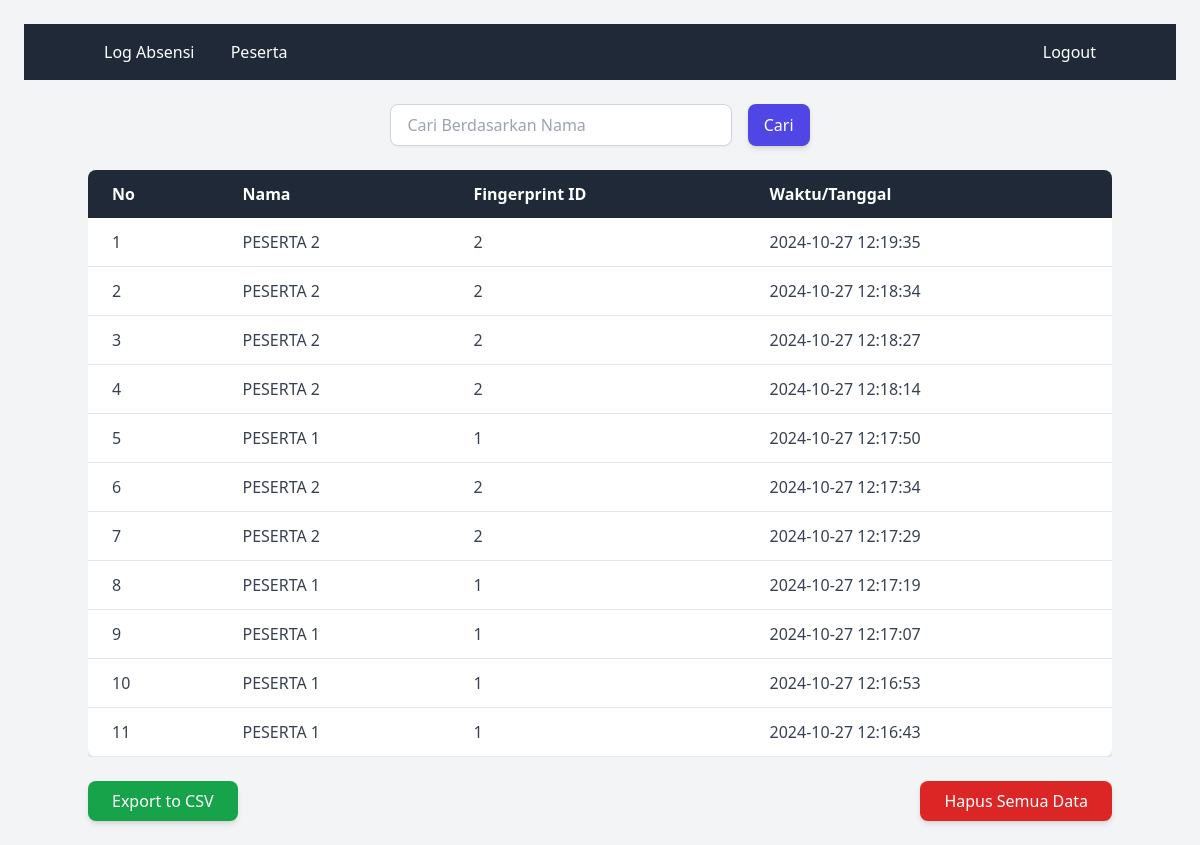
/log_absensi.php (signed in), run on the app's committed database.
### tables this page shows
CREATE TABLE `log_absensi` (
  `id` int NOT NULL,
  `fingerprint_id` int NOT NULL,
  `waktu` timestamp NOT NULL DEFAULT CURRENT_TIMESTAMP
);

CREATE TABLE `peserta` (
  `id` int NOT NULL,
  `nama` varchar(255) NOT NULL,
  `fingerprint_id` int NOT NULL
);

### log_absensi.php (the view, shortened to what this page needs)
<?php
include 'koneksi.php';
$search = '';
$query = "SELECT peserta.nama, log_absensi.fingerprint_id, log_absensi.waktu
          FROM log_absensi
          JOIN peserta ON log_absensi.fingerprint_id = peserta.fingerprint_id
          WHERE peserta.nama LIKE ?
          ORDER BY log_absensi.waktu DESC";
$stmt = $conn->prepare($query);
$search_param = "%" . $search . "%";
$stmt->bind_param("s", $search_param);
$stmt->execute();
$result = $stmt->get_result();
?>
<!DOCTYPE html>
<html lang="en">
<head>
    <script src="https://cdn.tailwindcss.com"></script>
</head>
<body class="bg-gray-100 p-6">
<nav class="bg-gray-800 p-4">
    <div class="container mx-auto flex justify-between items-center">
        <div>
            <a href="log_absensi.php" class="text-white px-4 py-2 hover:bg-gray-700 rounded">Log Absensi</a>
            <a href="peserta.php" class="text-white px-4 py-2 hover:bg-gray-700 rounded">Peserta</a>
        </div>
        <div>
            <a href="logout.php" class="text-white px-4 py-2 hover:bg-red-700 rounded">Logout</a>
        </div>
    </div>
</nav>
    <div class="container mx-auto">
        <br>
        <form method="get" action="log_absensi.php" class="mb-6">
            <div class="flex justify-center">
                <input type="text" name="search" id="search" placeholder="Cari Berdasarkan Nama"
                       value="<?php echo htmlspecialchars($search); ?>"
                       class="w-1/3 px-4 py-2 border border-gray-300 rounded-lg shadow-sm focus:outline-none focus:ring-2 focus:ring-indigo-500">
                <button type="submit"
                        class="ml-4 px-4 py-2 bg-indigo-600 text-white rounded-lg shadow-md hover:bg-indigo-700 focus:outline-none focus:ring-2 focus:ring-indigo-500">
                    Cari
                </button>
            </div>
        </form>
        <div class="overflow-x-auto">
            <table class="min-w-full bg-white shadow-md rounded-lg overflow-hidden">
                <thead class="bg-gray-800 text-white">
                    <tr>
                        <th class="py-3 px-6 text-left">No</th>
                        <th class="py-3 px-6 text-left">Nama</th>
                        <th class="py-3 px-6 text-left">Fingerprint ID</th>
                        <th class="py-3 px-6 text-left">Waktu/Tanggal</th>
                    </tr>
                </thead>
                <tbody class="text-gray-700">
                    <?php
$no = 1;
if ($result->num_rows > 0) {
    while ($row = $result->fetch_assoc()) {
        $original_time = $row['waktu'];
        $date_time = new DateTime($original_time);
        $date_time->modify('+5 hours');
        $modified_time = $date_time->format('Y-m-d H:i:s');
        echo "<tr class='border-b'>";
        echo "<td class='py-3 px-6'>" . $no++ . "</td>";
        echo "<td class='py-3 px-6'>" . $row['nama'] . "</td>";
        echo "<td class='py-3 px-6'>" . $row['fingerprint_id'] . "</td>";
        echo "<td class='py-3 px-6'>" . $modified_time . "</td>";
        echo "</tr>";
    }
} else {
    echo "<tr><td colspan='4' class='py-3 px-6 text-center'>Tidak ada data ditemukan</td></tr>";
}
?>
                </tbody>
            </table>
        </div>
        <div class="flex justify-between mt-6">
            <form method="post" action="log_absensi.php">
                <button type="submit" name="export_csv"
                        class="px-6 py-2 bg-green-600 text-white rounded-lg shadow-md hover:bg-green-700 focus:outline-none focus:ring-2 focus:ring-green-500">
                    Export to CSV
                </button>
            </form>
            <form method="post" action="log_absensi.php">
                <button type="submit" name="delete_all"
                        class="px-6 py-2 bg-red-600 text-white rounded-lg shadow-md hover:bg-red-700 focus:outline-none focus:ring-2 focus:ring-red-500"
                        onclick="return confirm('Yakin ingin menghapus semua data?')">
                    Hapus Semua Data
                </button>
            </form>
        </div>
    </div>
</body>
</html>

### data on the page
log_absensi: peserta.nama "PESERTA 2", fingerprint "2", waktu "2024-10-27 12:19:35"
log_absensi: peserta.nama "PESERTA 2", fingerprint "2", waktu "2024-10-27 12:18:34"
log_absensi: peserta.nama "PESERTA 2", fingerprint "2", waktu "2024-10-27 12:18:27"
log_absensi: peserta.nama "PESERTA 2", fingerprint "2", waktu "2024-10-27 12:18:14"
log_absensi: peserta.nama "PESERTA 1", fingerprint "1", waktu "2024-10-27 12:17:50"
log_absensi: peserta.nama "PESERTA 2", fingerprint "2", waktu "2024-10-27 12:17:34"
log_absensi: peserta.nama "PESERTA 2", fingerprint "2", waktu "2024-10-27 12:17:29"
log_absensi: peserta.nama "PESERTA 1", fingerprint "1", waktu "2024-10-27 12:17:19"
log_absensi: peserta.nama "PESERTA 1", fingerprint "1", waktu "2024-10-27 12:17:07"
log_absensi: peserta.nama "PESERTA 1", fingerprint "1", waktu "2024-10-27 12:16:53"
log_absensi: peserta.nama "PESERTA 1", fingerprint "1", waktu "2024-10-27 12:16:43"
